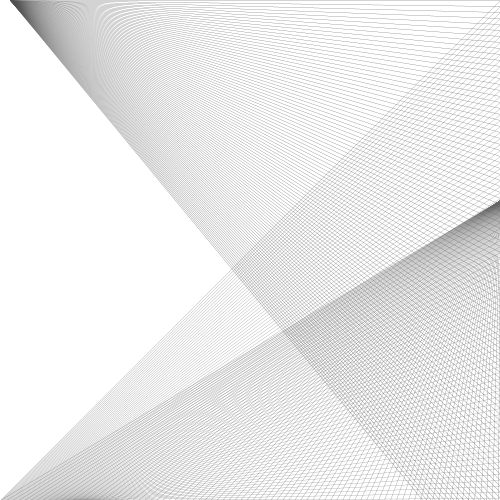
Frame 1 (no input)
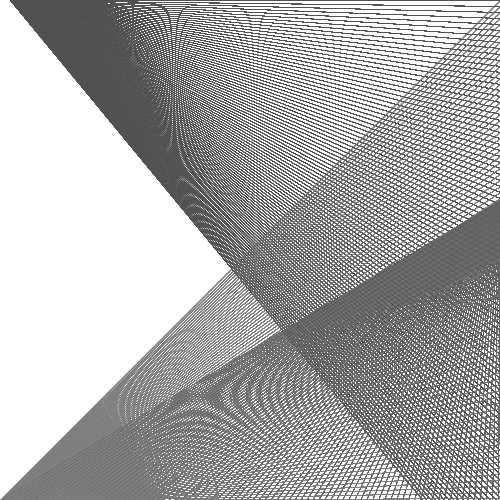
Frame 60 (the mouse pressed at the canvas centre just before this capture)
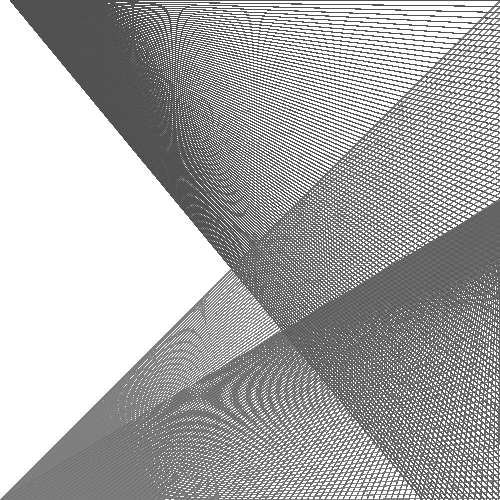
Frame 120 (the mouse held since frame 60 and released just before this capture)

The Processing sketch that drew these frames (run headless with seeded random() and noise(); from frame 60 on, the mouse is pressed at the canvas centre):

// Processing sketch: processing_87801
// ── processing_87801.pde

void setup() {
size(500,500);
smooth();
background(255);

}

void draw() {
  for (int i=0; i< 100; i++) {
    
  noFill();
  strokeWeight(.25);
  
  stroke(125);
  line(i, 500, 500, i*6);
  
  stroke(100);
  line(500,200,i*6,500);
 
  stroke(80);
  line(10, 0, 500,i*6);
  

  }
 }
